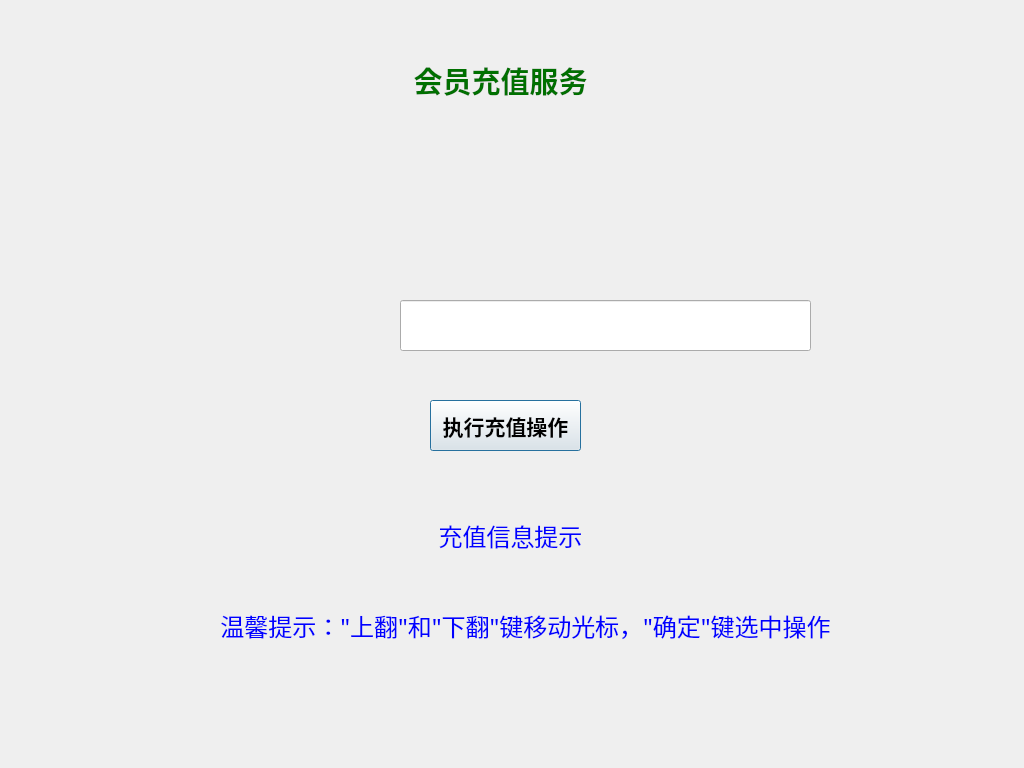
<?xml version="1.0" encoding="UTF-8"?>
<ui version="4.0">
 <class>RechargeServiceClass</class>
 <widget class="QDialog" name="RechargeServiceClass">
  <property name="geometry">
   <rect>
    <x>0</x>
    <y>0</y>
    <width>1024</width>
    <height>768</height>
   </rect>
  </property>
  <property name="minimumSize">
   <size>
    <width>1024</width>
    <height>768</height>
   </size>
  </property>
  <property name="maximumSize">
   <size>
    <width>1024</width>
    <height>768</height>
   </size>
  </property>
  <property name="focusPolicy">
   <enum>Qt::TabFocus</enum>
  </property>
  <property name="windowTitle">
   <string>Dialog</string>
  </property>
  <widget class="QLabel" name="label">
   <property name="geometry">
    <rect>
     <x>0</x>
     <y>0</y>
     <width>1024</width>
     <height>768</height>
    </rect>
   </property>
   <property name="text">
    <string/>
   </property>
   <property name="pixmap">
    <pixmap resource="../bicycle.qrc">:/image/function_background.png</pixmap>
   </property>
  </widget>
  <widget class="QLabel" name="label_RechargeTitle">
   <property name="geometry">
    <rect>
     <x>410</x>
     <y>60</y>
     <width>181</width>
     <height>41</height>
    </rect>
   </property>
   <property name="font">
    <font>
     <family>华文中宋</family>
     <pointsize>22</pointsize>
     <weight>75</weight>
     <bold>true</bold>
    </font>
   </property>
   <property name="styleSheet">
    <string notr="true">color: rgb(0, 112, 0);</string>
   </property>
   <property name="text">
    <string>会员充值服务</string>
   </property>
   <property name="alignment">
    <set>Qt::AlignCenter</set>
   </property>
  </widget>
  <widget class="QPushButton" name="pushButton_RechargeStart">
   <property name="geometry">
    <rect>
     <x>430</x>
     <y>400</y>
     <width>151</width>
     <height>51</height>
    </rect>
   </property>
   <property name="font">
    <font>
     <family>文泉驿正黑</family>
     <pointsize>16</pointsize>
     <weight>75</weight>
     <bold>true</bold>
    </font>
   </property>
   <property name="text">
    <string>执行充值操作</string>
   </property>
  </widget>
  <widget class="QLabel" name="label_RechargeShow">
   <property name="geometry">
    <rect>
     <x>0</x>
     <y>480</y>
     <width>1021</width>
     <height>111</height>
    </rect>
   </property>
   <property name="font">
    <font>
     <family>文泉驿正黑</family>
     <pointsize>18</pointsize>
     <weight>50</weight>
     <bold>false</bold>
    </font>
   </property>
   <property name="styleSheet">
    <string notr="true">color: rgb(0, 0, 255);</string>
   </property>
   <property name="text">
    <string>充值信息提示</string>
   </property>
   <property name="alignment">
    <set>Qt::AlignCenter</set>
   </property>
  </widget>
  <widget class="QLabel" name="label_OperationInfo">
   <property name="geometry">
    <rect>
     <x>190</x>
     <y>600</y>
     <width>671</width>
     <height>51</height>
    </rect>
   </property>
   <property name="font">
    <font>
     <family>文泉驿正黑</family>
     <pointsize>18</pointsize>
     <weight>50</weight>
     <bold>false</bold>
    </font>
   </property>
   <property name="styleSheet">
    <string notr="true">color: rgb(0, 0, 255);</string>
   </property>
   <property name="text">
    <string>温馨提示：&quot;上翻&quot;和&quot;下翻&quot;键移动光标，&quot;确定&quot;键选中操作</string>
   </property>
   <property name="alignment">
    <set>Qt::AlignCenter</set>
   </property>
  </widget>
  <widget class="QLabel" name="label_2">
   <property name="geometry">
    <rect>
     <x>211</x>
     <y>301</y>
     <width>601</width>
     <height>51</height>
    </rect>
   </property>
   <property name="font">
    <font>
     <family>宋体</family>
     <pointsize>26</pointsize>
     <weight>75</weight>
     <bold>true</bold>
    </font>
   </property>
   <property name="styleSheet">
    <string notr="true">image: url(:/image/recharge_orderNo.png);</string>
   </property>
   <property name="text">
    <string/>
   </property>
   <property name="pixmap">
    <pixmap resource="../bicycle.qrc">:/image/recharge_orderNo.png</pixmap>
   </property>
  </widget>
  <widget class="QLineEdit" name="lineEdit_RechargeOrderNO">
   <property name="geometry">
    <rect>
     <x>400</x>
     <y>300</y>
     <width>411</width>
     <height>51</height>
    </rect>
   </property>
   <property name="font">
    <font>
     <family>文泉驿正黑</family>
     <pointsize>26</pointsize>
     <weight>75</weight>
     <bold>true</bold>
    </font>
   </property>
   <property name="text">
    <string/>
   </property>
   <property name="maxLength">
    <number>20</number>
   </property>
   <property name="alignment">
    <set>Qt::AlignRight|Qt::AlignTrailing|Qt::AlignVCenter</set>
   </property>
   <property name="readOnly">
    <bool>false</bool>
   </property>
  </widget>
  <widget class="QLabel" name="label_MemberRechargeProcShow">
   <property name="geometry">
    <rect>
     <x>150</x>
     <y>150</y>
     <width>711</width>
     <height>81</height>
    </rect>
   </property>
   <property name="text">
    <string/>
   </property>
   <property name="pixmap">
    <pixmap resource="../bicycle.qrc">:/image/member_recharge_p0.png</pixmap>
   </property>
  </widget>
 </widget>
 <tabstops>
  <tabstop>lineEdit_RechargeOrderNO</tabstop>
  <tabstop>pushButton_RechargeStart</tabstop>
 </tabstops>
 <resources>
  <include location="../bicycle.qrc"/>
 </resources>
 <connections/>
</ui>
